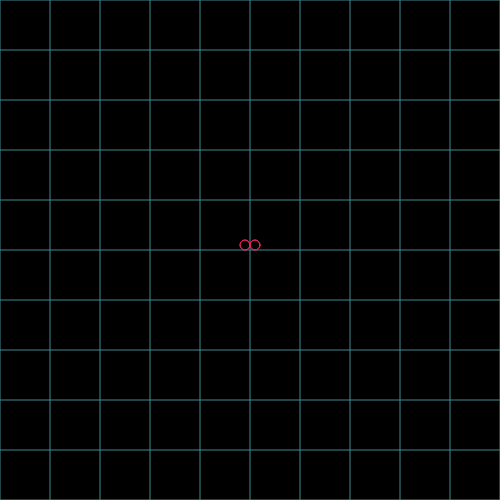
Frame 1 (no input)
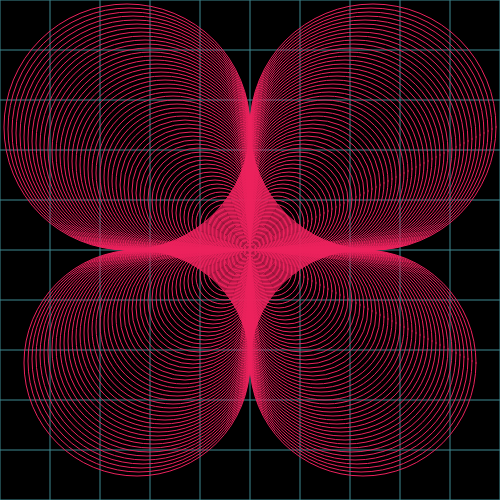
Frame 60 (no input)
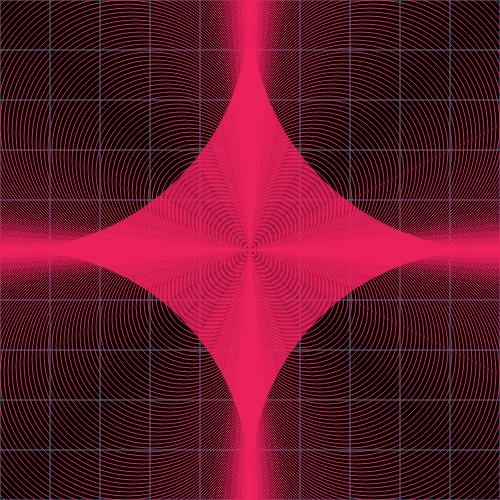
Frame 120 (the mouse pressed at the canvas centre since frame 60)

The p5.js sketch that drew these frames (run headless with seeded random() and noise() and a simulated clock; from frame 60 on, the mouse is pressed at the canvas centre):

// p5.js sketch
// ── sketch.js
let x1 = 0
let x2 = 0


function setup() {
    translate(width * 0.5, height * 0.5);
    createCanvas(500, 500);
    frameRate(30);
    angleMode(RADIANS);
    background(0);
    for (i = 0; i < 2000; i = i + 50) {
    stroke(color(63,138,146));
        line(0, i, 2000, i);
        line(i, 0, i, 2000);
    }

    stroke(color(79, 180, 177));
  fill(0, 0, 0, 25)
 
    strokeWeight(1);
}

function draw() {
  fill(0,0,0,0);
      stroke(color(63,138,146));
stroke(color(237,34,93));
 circle(245-x1, 245-x1,10+x1+x2);

 circle(245+x1, 245+x1,-10+x1+x2);
circle(255+x1, 245-x1,10+x1+x2);

 circle(255-x1, 245+x1,-10+x1+x2);
//rect(255-x1, 245-x1,10+x1+x2, 10+(x2*2));
     // stroke(color(237,34,93));

 //rect(-245-x1, 245-x1,10+x1+x2, 10+x1);
  // rect(-245-x1, 250,10+x1+x2, 10+x1);


  x1+=2;
  x2+=2;
  

  
}


function mouseClicked() {
    x1 = 0;
    x2 = 0;
    setup();
}
